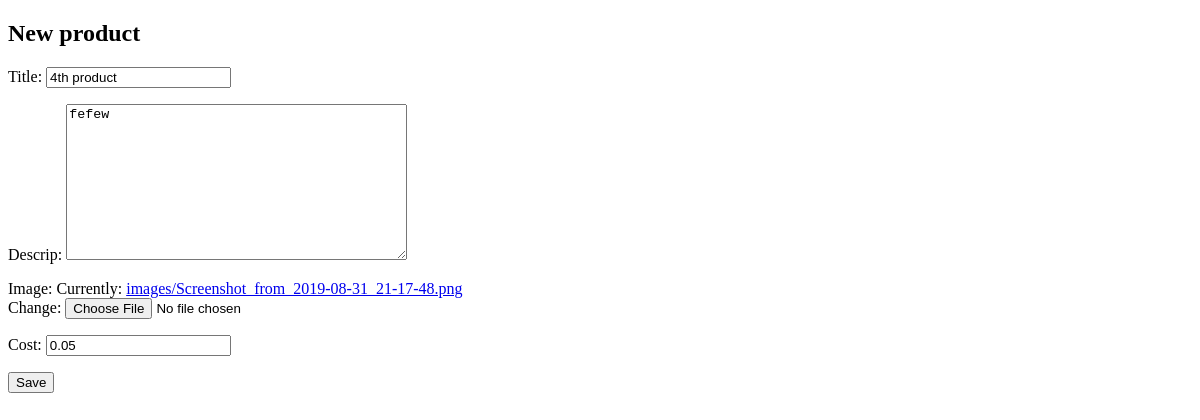
The app's page /products/change/4th-product/, older data.
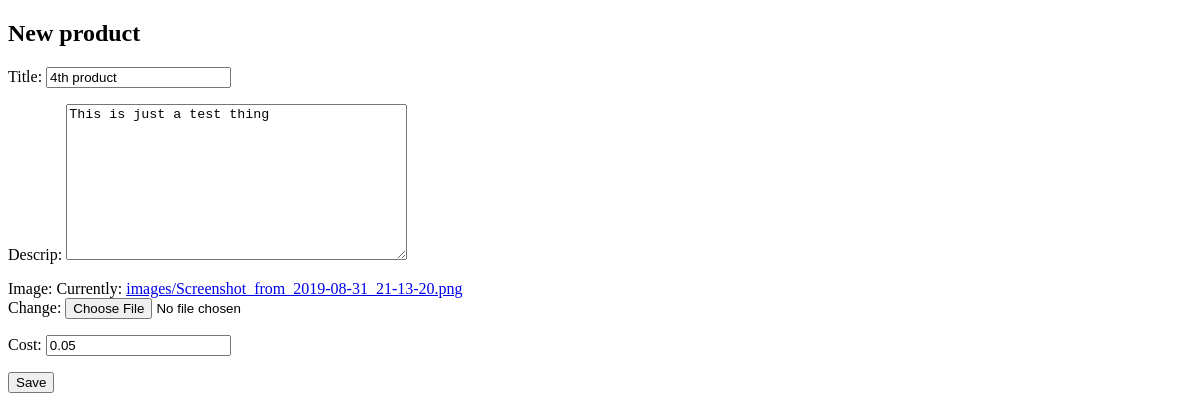
The same page, newer data.
### product/models.py (models this page shows, shortened)
class Product(models.Model):
	product_id=models.UUIDField(primary_key=True, default=uuid.uuid4)
	title=models.CharField(max_length=30,unique=True)
	descrip=models.TextField(blank=True)
	image=models.ImageField(upload_to='images/')
	cost = models.DecimalField(default=0.00, max_digits=10, decimal_places=2)
	slug=models.SlugField(max_length=30,null=True,unique=True)
	published_date=models.DateTimeField(auto_now_add=True)
	last_edited=models.DateTimeField(auto_now=True)
	readonly_fields=('product_id',)
	''' Every Cart has a relation to a Product  '''
	''' Every Product must reference the Company that published it '''
	publisher = models.ForeignKey(User, related_name='products', on_delete=models.CASCADE)

### product/views.py (the view)
# urls.py: path('change/<slug:slug>/',product_edit,name='product_edit')
def product_edit(request,slug,*args,**kwargs):
	post = get_object_or_404(Product, slug=slug)
	if request.method == "POST":
		form = ProductForm(request.POST, request.FILES , instance=post)
		if form.is_valid():
			post = form.save(commit=False)
			if request.user.is_authenticated:
				post.publisher=request.user
			post.save()
			return redirect('product_detail',slug=post.slug)
	else:
		form = ProductForm(instance=post)
	return render(request, 'product_edit.html', {'form': form})

### product/forms.py
class ProductForm(forms.ModelForm):
    class Meta:
        model = Product
        fields = ('title', 'descrip','image','cost')

### templates/product_edit.html
{% extends 'base.html' %}
{% block content %}
    <h2>New product</h2>
    <form method="POST" class="Product-form" enctype="multipart/form-data">{% csrf_token %}
        {{ form.as_p }}
        <button type="submit" class="save btn btn-default">Save</button>
    </form>
{% endblock %}

Row changes from the older to the newer data that the page shows:
changed Product "4th product": descrip "fefew" → "This is just a test thing"
Text that changed along with them:
text no longer shown: "Title: Descrip: Image: Currently: images/Screenshot_from_2019-08-31_21-17-48.png Change: Cost:"
text now shown: "Title: Descrip: Image: Currently: images/Screenshot_from_2019-08-31_21-13-20.png Change: Cost:"
